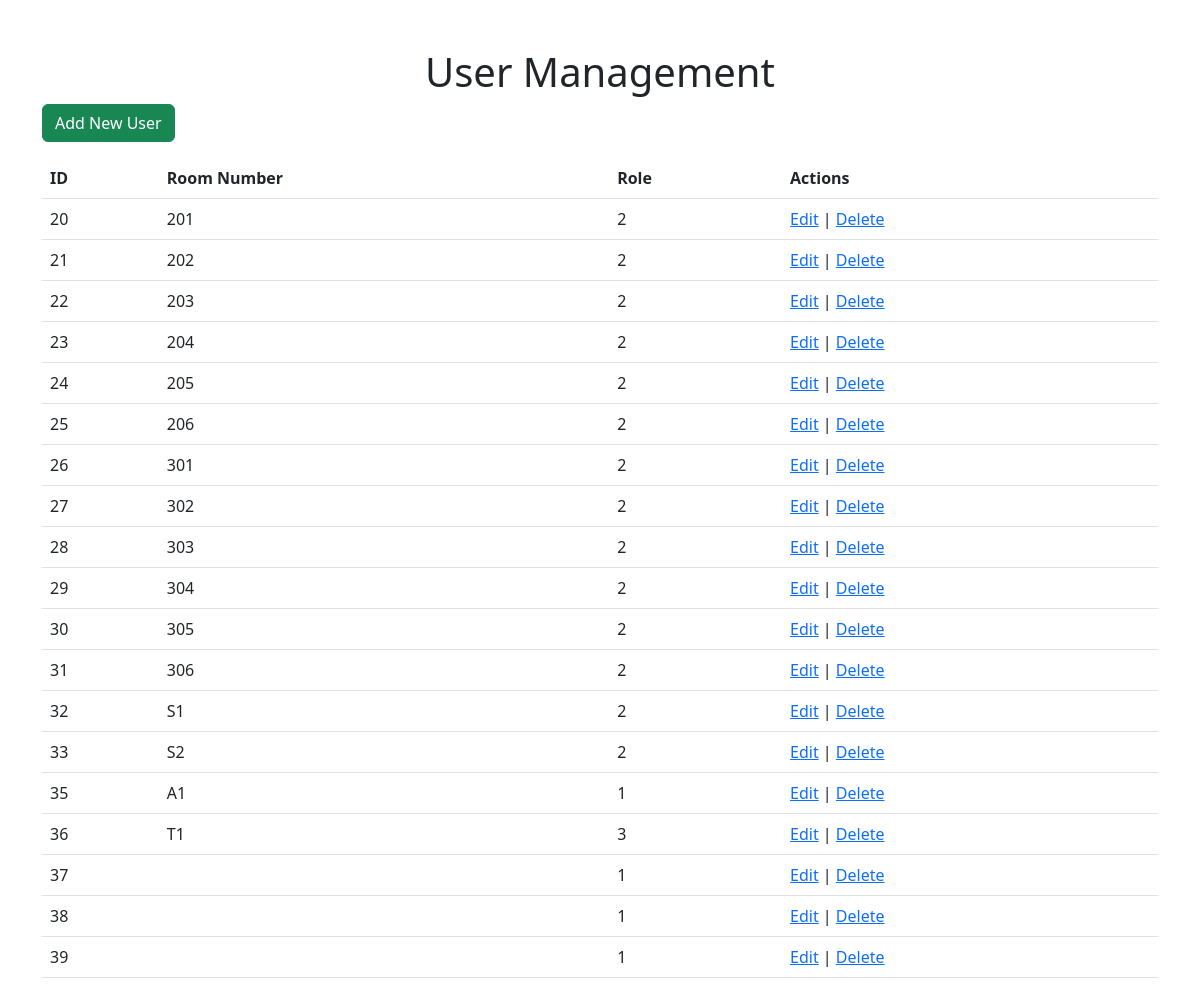
Screenshot of /admin/crud.php with the database file from the repository.
### tables this page shows
CREATE TABLE `users` (
  `id` int(11) NOT NULL,
  `Room_number` varchar(20) DEFAULT NULL,
  `username` varchar(50) NOT NULL,
  `password` varchar(100) NOT NULL,
  `First_name` varchar(50) NOT NULL,
  `Last_name` varchar(50) NOT NULL,
  `timestamp` timestamp NOT NULL DEFAULT current_timestamp(),
  `date_record` date DEFAULT NULL,
  `type_id` int(11) DEFAULT NULL,
  `urole` varchar(20) DEFAULT NULL,
  `water_was` int(11) DEFAULT NULL
);

### admin/crud.php (the view, shortened to what this page needs)
<?php
require_once 'config.php';
function readUsers() {
    global $conn;
    return $conn->query("SELECT * FROM users");
}
?>
<!DOCTYPE html>
<html lang="en">
<head>
    <link rel="stylesheet" href="https://cdn.jsdelivr.net/npm/bootstrap@5.3.0-alpha3/dist/css/bootstrap.min.css">
</head>
<body>
    <div class="container my-5">
        <h1 class="text-center">User Management</h1>
        <div class="text-right mb-3">
            <a href="create_user.php" class="btn btn-success">Add New User</a>
        </div>
        <table class="table">
            <thead>
                <tr>
                    <th>ID</th>
                    <th>Room Number</th>
                    <th>Role</th>
                    <th>Actions</th>
                </tr>
            </thead>
            <tbody>
                <?php
                $users = readUsers();
                while ($user = $users->fetch_assoc()) {
                    echo "<tr>";
                    echo "<td>" . $user['id'] . "</td>";
                    echo "<td>" . htmlspecialchars($user['Room_number']) . "</td>";
                    echo "<td>" . htmlspecialchars($user['urole']) . "</td>";
                    echo "<td><a href='edit_user.php?id=" . $user['id'] . "'>Edit</a> | <a href='delete_user.php?id=" . $user['id'] . "' onclick='return confirm(\"Are you sure?\")'>Delete</a></td>";
                    echo "</tr>";
                }
                ?>
            </tbody>
        </table>
    </div>
</body>
</html>

### rows the page displays
users: id "20", Room_number "201", urole "2"
users: id "21", Room_number "202", urole "2"
users: id "22", Room_number "203", urole "2"
users: id "23", Room_number "204", urole "2"
users: id "24", Room_number "205", urole "2"
users: id "25", Room_number "206", urole "2"
users: id "26", Room_number "301", urole "2"
users: id "27", Room_number "302", urole "2"
users: id "28", Room_number "303", urole "2"
users: id "29", Room_number "304", urole "2"
users: id "30", Room_number "305", urole "2"
users: id "31", Room_number "306", urole "2"
users: id "32", Room_number "S1", urole "2"
users: id "33", Room_number "S2", urole "2"
users: id "35", Room_number "A1", urole "1"
users: id "36", Room_number "T1", urole "3"
users: id "37", urole "1"
users: id "38", urole "1"
users: id "39", urole "1"
